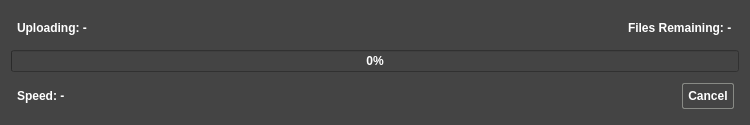
<?xml version="1.0" encoding="UTF-8"?>
<ui version="4.0">
 <class>DialogUploadFile</class>
 <widget class="QDialog" name="DialogUploadFile">
  <property name="windowModality">
   <enum>Qt::NonModal</enum>
  </property>
  <property name="geometry">
   <rect>
    <x>0</x>
    <y>0</y>
    <width>750</width>
    <height>125</height>
   </rect>
  </property>
  <property name="sizePolicy">
   <sizepolicy hsizetype="Fixed" vsizetype="Fixed">
    <horstretch>0</horstretch>
    <verstretch>0</verstretch>
   </sizepolicy>
  </property>
  <property name="minimumSize">
   <size>
    <width>750</width>
    <height>125</height>
   </size>
  </property>
  <property name="maximumSize">
   <size>
    <width>750</width>
    <height>125</height>
   </size>
  </property>
  <property name="windowTitle">
   <string>Upload</string>
  </property>
  <property name="windowIcon">
   <iconset resource="icons.qrc">
    <normaloff>:/browser/icons/VampireHW.png</normaloff>:/browser/icons/VampireHW.png</iconset>
  </property>
  <property name="styleSheet">
   <string notr="true">QWidget
{	
	background-color: #444444;
	font: bold 12px;
	color:  white;
	font: 700 10pt &quot;Comfortaa&quot;;
}
QLabel{
	padding-left: 3px;
	padding-right: 3px;
}

QLineEdit
{
border: 1px solid rgb(136, 138, 133);
}

QPushButton
{
	margin: 5px;
	padding: 5px;
	border: 1px solid rgb(136, 138, 133);
    border-radius: 2px;
	text-align: center;
}
QPushButton::pressed
{
	background-color: #555555;
}
QPushButton::hover
{
	border: 1px solid #aaaaaa;
}
QGroupBox
{
	padding: 1px;
	margin: 1px;
}

QHeaderView::section
{
	margin: 2px;
	padding: 2px;
}

QMenu::indicator {
    border: 1px inset white;
}
QMenu::indicator:checked {
    border: 1px inset white;
	background: red;
}</string>
  </property>
  <layout class="QVBoxLayout" name="verticalLayout">
   <item>
    <layout class="QHBoxLayout" name="horizontalLayout">
     <item>
      <widget class="QLabel" name="labelUpload">
       <property name="text">
        <string>Uploading: -</string>
       </property>
      </widget>
     </item>
     <item>
      <spacer name="horizontalSpacer">
       <property name="orientation">
        <enum>Qt::Horizontal</enum>
       </property>
       <property name="sizeHint" stdset="0">
        <size>
         <width>40</width>
         <height>20</height>
        </size>
       </property>
      </spacer>
     </item>
     <item>
      <widget class="QLabel" name="labelFilesRemaining">
       <property name="text">
        <string>Files Remaining: -</string>
       </property>
      </widget>
     </item>
    </layout>
   </item>
   <item>
    <widget class="QProgressBar" name="progressBar">
     <property name="value">
      <number>0</number>
     </property>
    </widget>
   </item>
   <item>
    <layout class="QHBoxLayout" name="horizontalLayout_2">
     <item>
      <widget class="QLabel" name="labelSpeed">
       <property name="text">
        <string>Speed: -</string>
       </property>
      </widget>
     </item>
     <item>
      <widget class="QDialogButtonBox" name="buttonBoxCancel">
       <property name="enabled">
        <bool>true</bool>
       </property>
       <property name="orientation">
        <enum>Qt::Horizontal</enum>
       </property>
       <property name="standardButtons">
        <set>QDialogButtonBox::Cancel</set>
       </property>
      </widget>
     </item>
    </layout>
   </item>
  </layout>
 </widget>
 <resources>
  <include location="icons.qrc"/>
 </resources>
 <connections/>
</ui>
